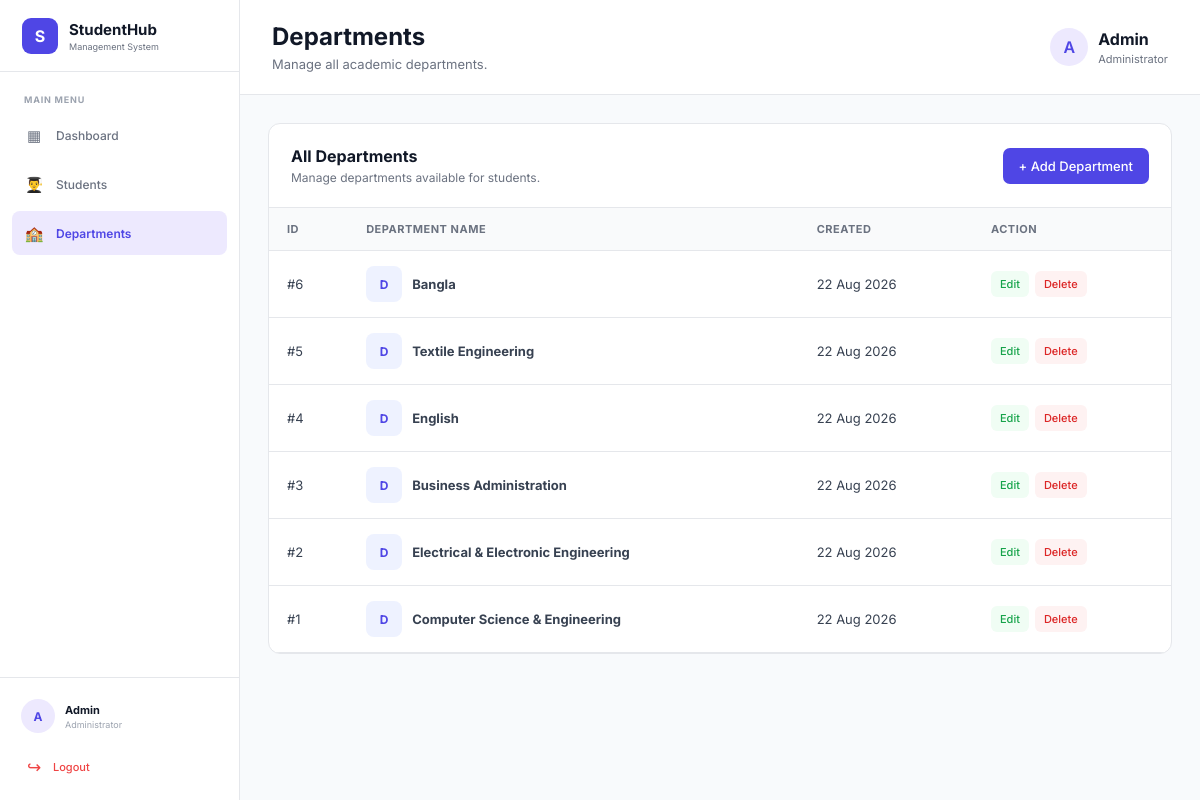
Page /departments/index.php (signed in) on the committed database.
### tables this page shows
CREATE TABLE `departments` (
  `id` int(11) NOT NULL,
  `name` varchar(100) NOT NULL,
  `created_at` timestamp NOT NULL DEFAULT current_timestamp()
);

### departments/index.php (the view, shortened to what this page needs)
<?php
require_once "../config/db.php";
$result = $conn->query("
    SELECT *
    FROM departments
    ORDER BY id DESC
");
?>
<?php include "../includes/header.php"; ?>
<?php include "../includes/sidebar.php"; ?>
<main class="main-content">
    <header class="topbar">
        <div>
            <h1>Departments</h1>
            <p>
                Manage all academic departments.
            </p>
        </div>
        <div class="profile">
            <div class="avatar">
                A
            </div>
            <div>
                <strong>Admin</strong>
                <span>
                    Administrator
                </span>
            </div>
        </div>
    </header>
    <section class="dashboard-content">
        <div class="content-card">
            <div class="card-header">
                <div>
                    <h2>
                        All Departments
                    </h2>
                    <p>
                        Manage departments available for students.
                    </p>
                </div>
                <a
                    href="create.php"
                    class="btn btn-primary"
                >
                    + Add Department
                </a>
            </div>
            <div class="table-wrapper">
                <?php if ($result->num_rows > 0): ?>
                    <table class="data-table">
                        <thead>
                            <tr>
                                <th>
                                    ID
                                </th>
                                <th>
                                    Department Name
                                </th>
                                <th>
                                    Created
                                </th>
                                <th>
                                    Action
                                </th>
                            </tr>
                        </thead>
                        <tbody>
                            <?php while ($department = $result->fetch_assoc()): ?>
                                <tr>
                                    <td>
                                        #<?php
                                        echo $department['id'];
                                        ?>
                                    </td>
                                    <td>
                                        <div class="department-info">
                                            <div class="department-icon">
                                                D
                                            </div>
                                            <strong>
                                                <?php
                                                echo htmlspecialchars(
                                                    $department['name']
                                                );
                                                ?>
                                            </strong>
                                        </div>
                                    </td>
                                    <td>
                                        <?php
                                        echo date(
                                            'd M Y',
                                            strtotime(
                                                $department['created_at']
                                            )
                                        );
                                        ?>
                                    </td>
                                    <td>
                                        <div class="actions">
                                            <a
                                                href="edit.php?id=<?php echo $department['id']; ?>"
                                                class="action-btn edit"
                                            >
                                                Edit
                                            </a>
                                            <a
                                                href="delete.php?id=<?php echo $department['id']; ?>"
                                                class="action-btn delete"
                                                onclick="return confirm('Are you sure you want to delete this department?');"
                                            >
                                                Delete
                                            </a>
                                        </div>
                                    </td>
                                </tr>
                            <?php endwhile; ?>
                        </tbody>
                    </table>
                <?php endif; ?>
            </div>
        </div>
    </section>
</main>
<?php include "../includes/footer.php"; ?>

### includes/header.php (shortened to what this page needs)
<!DOCTYPE html>
<html lang="en">
<head>
    <link
        rel="stylesheet"
        href="https://cdnjs.cloudflare.com/ajax/libs/font-awesome/6.5.2/css/all.min.css"
    >
<link
    rel="stylesheet"
    href="/student_management/assets/css/style.css"
>
    <link
        rel="stylesheet"
        href="assets/css/style.css"
    >
</head>
<body>
<div class="app">

### includes/sidebar.php (shortened to what this page needs)
<?php
$current_page = basename($_SERVER['PHP_SELF']);
$current_folder = basename(
    dirname($_SERVER['PHP_SELF'])
);
$admin_name = $_SESSION['admin_name'] ?? 'Admin';
$admin_initial = strtoupper(
    substr($admin_name, 0, 1)
);
?>
<aside class="sidebar">
    <div class="sidebar-logo">
        <div class="logo-icon">
            S
        </div>
        <div class="logo-text">
            <h2>
                StudentHub
            </h2>
            <span>
                Management System
            </span>
        </div>
    </div>
    <nav class="sidebar-nav">
        <div class="nav-section-title">
            MAIN MENU
        </div>
        <a
            href="/student_management/dashboard.php"
            class="nav-item
            <?php
            if (
                $current_page === 'dashboard.php'
                &&
                $current_folder === 'student_management'
            ) {
                echo 'active';
            }
            ?>"
        >
            <span class="nav-icon">
                ▦
            </span>
            <span class="nav-label">
                Dashboard
            </span>
        </a>
        <a
            href="/student_management/students/index.php"
            class="nav-item
            <?php
            if (
                $current_folder === 'students'
            ) {
                echo 'active';
            }
            ?>"
        >
            <span class="nav-icon">
                👨‍🎓
            </span>
            <span class="nav-label">
                Students
            </span>
        </a>
        <a
            href="/student_management/departments/index.php"
            class="nav-item
            <?php
            if (
                $current_folder === 'departments'
            ) {
                echo 'active';
            }
            ?>"
        >
            <span class="nav-icon">
                🏫
            </span>
            <span class="nav-label">
                Departments
            </span>
        </a>
    </nav>
    <div class="sidebar-footer">
        <div class="admin-mini">
            <div class="avatar">
                <?php
                echo htmlspecialchars(
                    $admin_initial
                );
                ?>
            </div>
            <div class="admin-info">
                <strong>
                    <?php
                    echo htmlspecialchars(
                        $admin_name
                    );
                    ?>
                </strong>
                <span>
                    Administrator
                </span>
            </div>
        </div>
        <a
            href="/student_management/logout.php"
            class="logout-link"
            onclick="
                return confirm(
                    'Are you sure you want to logout?'
                );
            "
        >
            <span class="logout-icon">
                ↪
            </span>
            <span>
                Logout
            </span>
        </a>
    </div>
</aside>

### includes/footer.php (shortened to what this page needs)
</div>
</body>
</html>

### rows in the picture
departments: id "6", name "Bangla", created_at "22 Aug 2026"
departments: id "5", name "Textile Engineering", created_at "22 Aug 2026"
departments: id "4", name "English", created_at "22 Aug 2026"
departments: id "3", name "Business Administration", created_at "22 Aug 2026"
departments: id "2", name "Electrical & Electronic Engineering", created_at "22 Aug 2026"
departments: id "1", name "Computer Science & Engineering", created_at "22 Aug 2026"

### other values in the picture
$admin_initial "A"
$admin_name "Admin"
